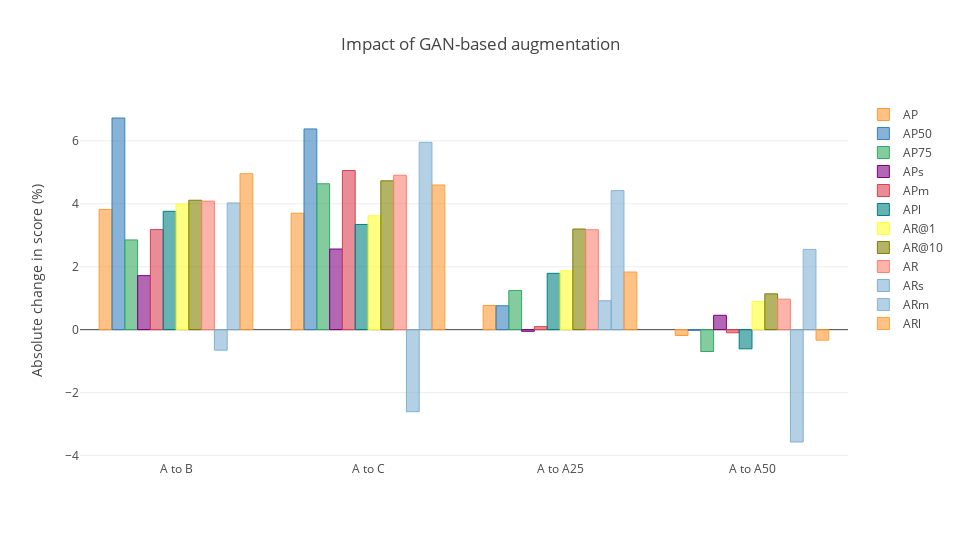

Notebook cell for this chart:
### Code cell
layout = {
    "title": "Impact of GAN-based augmentation",
    "yaxis": {
        "title": "Absolute change in score (%)"
    },
    "width": 960,
    "height": 540
}
fig = df_combined.iplot(kind = "bar", y = ["AP", "AP50", "AP75", "APs", "APm", "APl", "AR@1", "AR@10", "AR", "ARs", "ARm", "ARl"], layout = layout, asFigure = True)
py.offline.iplot(fig, show_link = False, config = config)

### Figure 1 — Plotly figure (JSON) as saved in the notebook; plotly's stock layout.template omitted (floating-point values rounded to 4 significant figures)
{"data": [{"marker": {"color": "rgba(255, 153, 51, 0.6)", "line": {"color": "rgba(255, 153, 51, 1.0)", "width": 1}}, "name": "AP", "orientation": "v", "text": "", "type": "bar", "uid": "59503d37-c004-4d4c-ab3a-77b976381754", "x": ["A to B", "A to C", "A to A25", "A to A50"], "y": [3.821, 3.7, 0.7672, -0.1854]}, {"marker": {"color": "rgba(55, 128, 191, 0.6)", "line": {"color": "rgba(55, 128, 191, 1.0)", "width": 1}}, "name": "AP50", "orientation": "v", "text": "", "type": "bar", "uid": "3c857d7a-1778-454c-a0dd-74cf854a0358", "x": ["A to B", "A to C", "A to A25", "A to A50"], "y": [6.727, 6.379, 0.7593, -0.02257]}, {"marker": {"color": "rgba(50, 171, 96, 0.6)", "line": {"color": "rgba(50, 171, 96, 1.0)", "width": 1}}, "name": "AP75", "orientation": "v", "text": "", "type": "bar", "uid": "5da95b26-3726-4e9b-bb31-01ca94c1b997", "x": ["A to B", "A to C", "A to A25", "A to A50"], "y": [2.852, 4.637, 1.246, -0.695]}, {"marker": {"color": "rgba(128, 0, 128, 0.6)", "line": {"color": "rgba(128, 0, 128, 1.0)", "width": 1}}, "name": "APs", "orientation": "v", "text": "", "type": "bar", "uid": "4383ac17-6cc1-4192-b347-cfe3d08d844e", "x": ["A to B", "A to C", "A to A25", "A to A50"], "y": [1.717, 2.563, -0.05246, 0.4573]}, {"marker": {"color": "rgba(219, 64, 82, 0.6)", "line": {"color": "rgba(219, 64, 82, 1.0)", "width": 1}}, "name": "APm", "orientation": "v", "text": "", "type": "bar", "uid": "03c055d3-16ed-4552-a994-a7b245187e91", "x": ["A to B", "A to C", "A to A25", "A to A50"], "y": [3.181, 5.057, 0.0952, -0.09959]}, {"marker": {"color": "rgba(0, 128, 128, 0.6)", "line": {"color": "rgba(0, 128, 128, 1.0)", "width": 1}}, "name": "APl", "orientation": "v", "text": "", "type": "bar", "uid": "a440864c-0fe2-4b9b-bf1d-0f48784dc168", "x": ["A to B", "A to C", "A to A25", "A to A50"], "y": [3.761, 3.344, 1.79, -0.6091]}, {"marker": {"color": "rgba(255, 255, 51, 0.6)", "line": {"color": "rgba(255, 255, 51, 1.0)", "width": 1}}, "name": "AR@1", "orientation": "v", "text": "", "type": "bar", "uid": "3499eb5b-bade-456a-a726-3aeee8fe4000", "x": ["A to B", "A to C", "A to A25", "A to A50"], "y": [3.995, 3.619, 1.866, 0.8932]}, {"marker": {"color": "rgba(128, 128, 0, 0.6)", "line": {"color": "rgba(128, 128, 0, 1.0)", "width": 1}}, "name": "AR@10", "orientation": "v", "text": "", "type": "bar", "uid": "458a8b2b-c36b-4973-8c71-4247afae510a", "x": ["A to B", "A to C", "A to A25", "A to A50"], "y": [4.114, 4.73, 3.198, 1.139]}, {"marker": {"color": "rgba(251, 128, 114, 0.6)", "line": {"color": "rgba(251, 128, 114, 1.0)", "width": 1}}, "name": "AR", "orientation": "v", "text": "", "type": "bar", "uid": "df320c1a-03c8-4fd9-875b-4b783a6d3247", "x": ["A to B", "A to C", "A to A25", "A to A50"], "y": [4.085, 4.908, 3.175, 0.9686]}, {"marker": {"color": "rgba(128, 177, 211, 0.6)", "line": {"color": "rgba(128, 177, 211, 1.0)", "width": 1}}, "name": "ARs", "orientation": "v", "text": "", "type": "bar", "uid": "5f0cdb9f-ca73-47cf-809b-42d715b9f58d", "x": ["A to B", "A to C", "A to A25", "A to A50"], "y": [-0.6518, -2.608, 0.917, -3.571]}, {"marker": {"color": "rgba(128, 177, 211, 0.6)", "line": {"color": "rgba(128, 177, 211, 0.8999999999999999)", "width": 1}}, "name": "ARm", "orientation": "v", "text": "", "type": "bar", "uid": "af5cc403-78ef-4068-8c34-3dad42d6340b", "x": ["A to B", "A to C", "A to A25", "A to A50"], "y": [4.029, 5.953, 4.419, 2.551]}, {"marker": {"color": "rgba(255, 153, 51, 0.6)", "line": {"color": "rgba(255, 153, 51, 0.8999999999999999)", "width": 1}}, "name": "ARl", "orientation": "v", "text": "", "type": "bar", "uid": "6491bcef-ee42-4661-9403-bd4b53010a1b", "x": ["A to B", "A to C", "A to A25", "A to A50"], "y": [4.959, 4.599, 1.832, -0.3347]}], "layout": {"height": 540, "title": {"text": "Impact of GAN-based augmentation"}, "width": 960, "yaxis": {"title": {"text": "Absolute change in score (%)"}}}}
